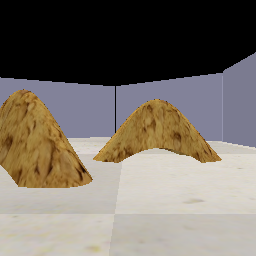
#> input picture CoppeliaSim/left2.png, 256 x 256 px
$ python openCV_depthmap.py
#> lines starting #> are read from the running program, lines starting #| are printed output that depends on the picture
## https://docs.opencv.org/master/dd/d53/tutorial_py_depthmap.html


import numpy as np
import cv2 as cv
from matplotlib import pyplot as plt
imgL = cv.imread('left2.png',0)
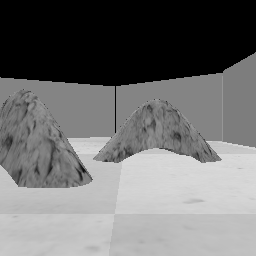
#> imgL: shape (256, 256); min 0, max 220, mean 112.8
imgR = cv.imread('right2.png',0)
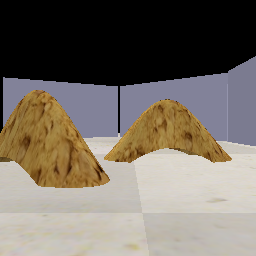
#> input picture CoppeliaSim/right2.png, 256 x 256 px
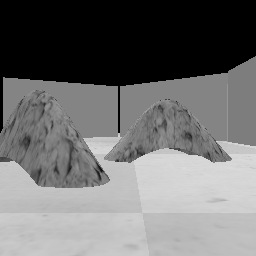
#> imgR: shape (256, 256); min 0, max 219, mean 111.4
stereo = cv.StereoBM_create(numDisparities=16, blockSize=5)
disparity = stereo.compute(imgL,imgR)
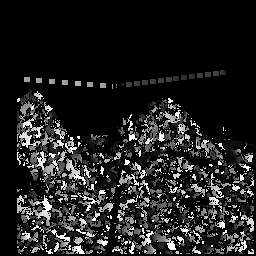
#> disparity: shape (256, 256) int16; min -16, max 240, mean 15.9; drawn with min black and max white
plt.imshow(disparity,'gray')
plt.show()
